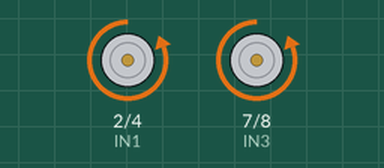
A sketch run on a simulated Arduino Uno, built with avr-gcc and run on an emulated ATmega328P. On the bench: motor-driver pin pairs drawn as motors (green arrow = first pin HIGH = forward, orange = second pin HIGH = backward, longer = more drive, scaled by the enable pin).

Above: at 2.0 s.
At 8.0 s:
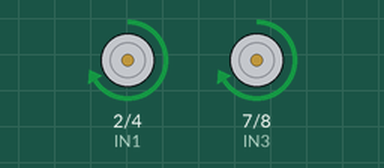
At 11.5 s:
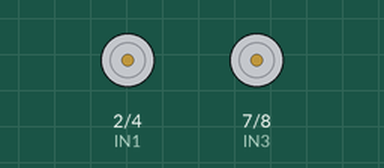
Timing chart, 0 to 16.9 s (numbered marks = the images above):
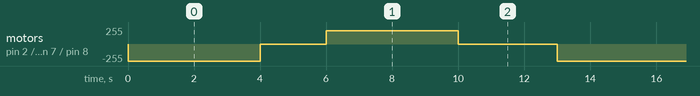

The sketch:

motor-test.ino
```cpp
// Motor B
int ENB = 9;
int IN4 = 8;
int IN3 = 7;

// Motor A
int ENA = 5;
int IN2 = 4;
int IN1 = 2;

void setup() {

  pinMode(ENB, OUTPUT);
  pinMode(IN4, OUTPUT);
  pinMode(IN3, OUTPUT);

  pinMode(ENA, OUTPUT);
  pinMode(IN2, OUTPUT);
  pinMode(IN1, OUTPUT);
}

void loop() {

  // both fwd
  digitalWrite(IN4, HIGH);
  digitalWrite(IN3, LOW);
  digitalWrite(IN2, HIGH);
  digitalWrite(IN1, LOW);

  analogWrite(ENB, 255);
  analogWrite(ENA, 255);

  delay(4000);

  // STOP
  analogWrite(ENB, 0);
  analogWrite(ENA, 0);

  delay(2000);

  // bpoth reverse
  digitalWrite(IN4, LOW);
  digitalWrite(IN3, HIGH);
  digitalWrite(IN2, LOW);
  digitalWrite(IN1, HIGH);

  analogWrite(ENB, 200);
  analogWrite(ENA, 200);

  delay(4000);

  // stop
  analogWrite(ENB, 0);
  analogWrite(ENA, 0);

  delay(3000);
}
```

Measured:
- by itself, motor on pin 2 (IN1) / pin 4 (IN2), motor on pin 7 (IN3) / pin 8 (IN4): repeats every 13.0 s: stopped 2.0 s, forward 200/255 4.0 s, stopped 3.0 s, backward 255/255 4.0 s
